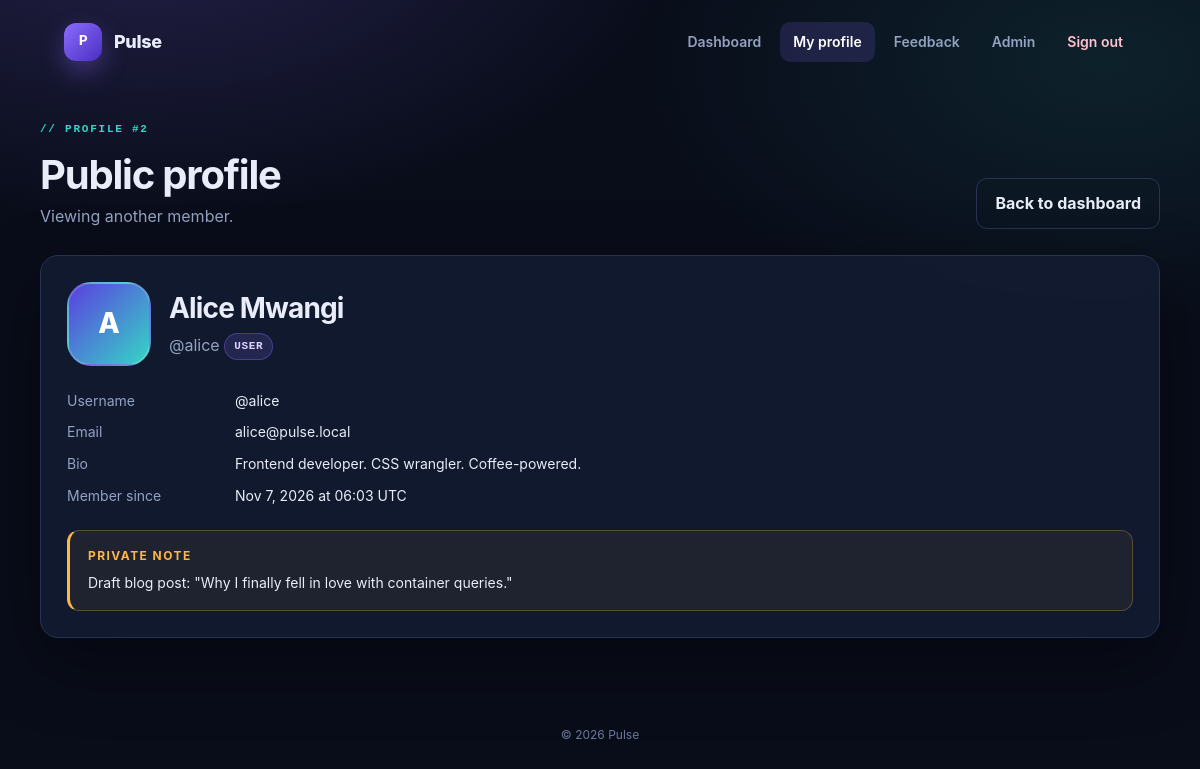
/vuln/src/profile.php?id=2 (signed in), run on the app's committed database.
### tables this page shows
CREATE TABLE users (
    id           INT UNSIGNED AUTO_INCREMENT PRIMARY KEY,
    username     VARCHAR(50)  NOT NULL UNIQUE,
    password     VARCHAR(255) NOT NULL,
    full_name    VARCHAR(100) DEFAULT NULL,
    email        VARCHAR(150) DEFAULT NULL,
    role         ENUM('user','admin') NOT NULL DEFAULT 'user',
    bio          TEXT,
    private_note TEXT,
    avatar       VARCHAR(255) DEFAULT NULL,
    created_at   TIMESTAMP NOT NULL DEFAULT CURRENT_TIMESTAMP
);

### vuln/src/config.php (called while the page is built, shortened)
<?php
function db(): PDO
{
    static $pdo = null;
    if ($pdo instanceof PDO) {
        return $pdo;
    }
    $host = getenv('DB_HOST') ?: 'db';
    $name = getenv('DB_NAME') ?: 'devfest_vuln';
    $user = getenv('DB_USER') ?: 'devfest';
    $pass = getenv('DB_PASS') ?: 'devfest';
    $pdo = new PDO(
        "mysql:host={$host};dbname={$name};charset=utf8mb4",
        $user,
        $pass,
        [
            PDO::ATTR_ERRMODE            => PDO::ERRMODE_EXCEPTION,
            PDO::ATTR_DEFAULT_FETCH_MODE => PDO::FETCH_ASSOC,
        ]
    );
    return $pdo;
}

### vuln/src/includes/functions.php (called while the page is built, shortened)
<?php
function e(mixed $value): string
{
    return htmlspecialchars((string) $value, ENT_QUOTES | ENT_SUBSTITUTE, 'UTF-8');
}
function current_user(): ?array
{
    $stmt = db()->prepare('SELECT * FROM users WHERE id = ? LIMIT 1');
    $stmt->execute([$_SESSION['user_id']]);
    $user = $stmt->fetch();
    return $user ?: null;
}
function require_login(): array
{
    $user = current_user();
    return $user;
}
function is_admin(array $user): bool
{
    return ($user['role'] ?? '') === 'admin';
}
function initials(string $name): string
{
    $name = trim($name);
    preg_match('/^./u', $name, $match);
    return strtoupper($match[0] ?? '?');
}
function nice_date(string $timestamp): string
{
    $time = strtotime($timestamp);
    return $time === false ? $timestamp : date('M j, Y \a\t H:i', $time) . ' UTC';
}

### vuln/src/profile.php (the view, shortened to what this page needs)
<?php
require __DIR__ . '/config.php';
require __DIR__ . '/includes/functions.php';
$me = require_login();
$id = isset($_GET['id']) ? (int) $_GET['id'] : (int) $me['id'];
$stmt = db()->query("SELECT * FROM users WHERE id = {$id} LIMIT 1");
$user = $stmt->fetch();
    ?>
    <?php
$isMe = (int) $user['id'] === (int) $me['id'];
require __DIR__ . '/includes/header.php';
?>
<div class="page-head">
    <div>
        <span class="eyebrow">// profile #<?= (int) $user['id'] ?></span>
        <h1><?= $isMe ? 'My profile' : 'Public profile' ?></h1>
        <p><?= $isMe ? 'This is how other members see you.' : 'Viewing another member.' ?></p>
    </div>
    <a class="btn btn--ghost" href="/dashboard.php">Back to dashboard</a>
</div>
<div class="grid <?= $isMe ? 'grid--2' : '' ?>">
    <article class="card">
        <div class="profile-head">
            <div class="avatar" aria-hidden="true">
                <?php if (!empty($user['avatar'])): ?>
                    <img src="/uploads/<?= e($user['avatar']) ?>" alt="">
                <?php else: ?>
                    <?= e(initials((string) ($user['full_name'] ?: $user['username']))) ?>
                <?php endif; ?>
            </div>
            <div>
                <h1><?= e($user['full_name'] ?: $user['username']) ?></h1>
                <p class="muted">
                    @<?= e($user['username']) ?>
                    <span class="chip <?= is_admin($user) ? 'chip--admin' : '' ?>"><?= e($user['role']) ?></span>
                </p>
            </div>
        </div>
        <dl class="detail-list">
            <dt>Username</dt>
            <dd>@<?= e($user['username']) ?></dd>
            <dt>Email</dt>
            <dd><?= e($user['email'] ?: 'Not set') ?></dd>
            <dt>Bio</dt>
            <dd><?= e($user['bio'] ?: 'No bio yet.') ?></dd>
            <dt>Member since</dt>
            <dd><?= e(nice_date((string) $user['created_at'])) ?></dd>
        </dl>
        <div class="note-box">
            <h3>Private note</h3>
            <p><?= e($user['private_note'] ?: 'No private note.') ?></p>
        </div>
    </article>
</div>
<?php require __DIR__ . '/includes/footer.php'; ?>

### secure/src/assets/style.css (style rules this page uses)
:root { --bg: #090d1a; --bg-soft: #0e1528; --panel: rgba(19, 28, 50, 0.88); --panel-solid: #131c32; --panel-raised: #18223c; --text: #e9edf9; --muted: #94a2c2; --line: #273352; --brand: #8b6cff; --brand-soft: rgba(139, 108, 255, 0.16); --accent: #35d6c5; --danger: #ff5c7a; --danger-soft: rgba(255, 92, 122, 0.12); --warning: #ffb648; --success: #38d9a9; --success-soft: rgba(56, 217, 169, 0.12); --radius: 18px; --radius-sm: 11px; --shadow: 0 24px 70px rgba(0, 0, 0, 0.42); --font: "Inter", "Segoe UI", system-ui, -apple-system, BlinkMacSystemFont, sans-serif; --mono: "JetBrains Mono", "SFMono-Regular", Consolas, "Liberation Mono", monospace; }
* { box-sizing: border-box; }
html { color-scheme: dark; }
body { margin: 0; min-height: 100vh; font-family: var(--font); color: var(--text); background: radial-gradient(900px 500px at 12% -10%, rgba(139, 108, 255, 0.2), transparent 60%), radial-gradient(800px 460px at 92% 8%, rgba(53, 214, 197, 0.1), transparent 58%), var(--bg); line-height: 1.55; }
a { color: var(--accent); text-decoration: none; }
.page-head { display: flex; align-items: flex-end; justify-content: space-between; gap: 20px; flex-wrap: wrap; margin: 18px 0 26px; }
.page-head h1 { margin: 0; font-size: clamp(28px, 4vw, 40px); letter-spacing: -0.03em; line-height: 1.15; }
.page-head p { margin: 6px 0 0; color: var(--muted); }
.grid { display: grid; gap: 20px; }
.card { background: var(--panel); border: 1px solid var(--line); border-radius: var(--radius); padding: 26px; box-shadow: var(--shadow); backdrop-filter: blur(10px); }
.card h1, .card h2, .card h3 { margin-top: 0; letter-spacing: -0.02em; }
.card p:last-child { margin-bottom: 0; }
.eyebrow { display: inline-flex; align-items: center; gap: 8px; margin-bottom: 14px; color: var(--accent); font-family: var(--mono); font-size: 11px; font-weight: 700; letter-spacing: 0.16em; text-transform: uppercase; }
.btn { display: inline-flex; align-items: center; justify-content: center; gap: 8px; padding: 12px 18px; font: inherit; font-weight: 700; color: #fff; background: linear-gradient(135deg, var(--brand), #5b3fe0); border: 0; border-radius: var(--radius-sm); cursor: pointer; box-shadow: 0 10px 24px rgba(91, 63, 224, 0.32); transition: transform 120ms ease, filter 120ms ease; }
.btn--ghost { color: var(--text); background: transparent; border: 1px solid var(--line); box-shadow: none; }
.chip { display: inline-flex; align-items: center; gap: 6px; padding: 4px 9px; font-family: var(--mono); font-size: 11px; font-weight: 700; letter-spacing: 0.06em; text-transform: uppercase; color: #ded6ff; background: var(--brand-soft); border: 1px solid rgba(139, 108, 255, 0.34); border-radius: 999px; vertical-align: middle; }
.muted { color: var(--muted); }
.profile-head { display: flex; align-items: center; gap: 18px; flex-wrap: wrap; }
.avatar { display: grid; place-items: center; width: 84px; height: 84px; overflow: hidden; flex: 0 0 auto; font-size: 28px; font-weight: 800; color: #fff; background: linear-gradient(135deg, #5b3fe0, #35d6c5); border: 2px solid rgba(255, 255, 255, 0.16); border-radius: 24px; }
.profile-head h1 { margin: 0; font-size: 28px; letter-spacing: -0.03em; }
.profile-head p { margin: 3px 0 0; }
.detail-list { display: grid; grid-template-columns: 150px minmax(0, 1fr); gap: 10px 18px; margin: 24px 0 0; font-size: 14px; }
.detail-list dt { color: var(--muted); }
.detail-list dd { margin: 0; overflow-wrap: anywhere; }
.note-box { margin-top: 24px; padding: 16px 18px; background: rgba(255, 182, 72, 0.06); border: 1px solid rgba(255, 182, 72, 0.28); border-left: 3px solid var(--warning); border-radius: 12px; }
.note-box h3 { display: flex; align-items: center; gap: 8px; margin: 0 0 6px; font-size: 12px; letter-spacing: 0.12em; text-transform: uppercase; color: var(--warning); }
.note-box p { margin: 0; font-size: 14px; }

### data on the page
users: id "2", full_name "A", full_name "Alice Mwangi", username "alice", role "USER", email "alice@pulse.local", bio "Frontend developer. CSS wrangler. Coffee-powered.", created_at "Nov 7, 2026 at 06:03 UTC", private_note "Draft blog post: \"Why I finally fell in love with container queries.\""

### other printed values
APP_NAME "Pulse"
